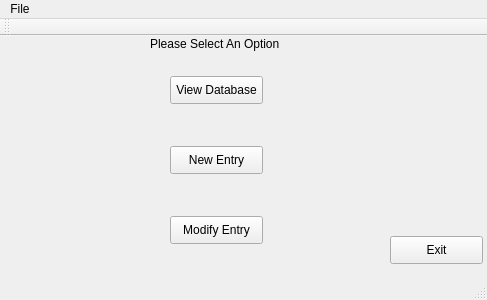
<?xml version="1.0" encoding="UTF-8"?>
<ui version="4.0">
 <class>MainWindow</class>
 <widget class="QMainWindow" name="MainWindow">
  <property name="geometry">
   <rect>
    <x>0</x>
    <y>0</y>
    <width>487</width>
    <height>300</height>
   </rect>
  </property>
  <property name="windowTitle">
   <string>MainWindow</string>
  </property>
  <widget class="QWidget" name="centralWidget">
   <widget class="QLabel" name="label">
    <property name="geometry">
     <rect>
      <x>150</x>
      <y>0</y>
      <width>141</width>
      <height>16</height>
     </rect>
    </property>
    <property name="text">
     <string>Please Select An Option</string>
    </property>
   </widget>
   <widget class="QPushButton" name="pushButton">
    <property name="geometry">
     <rect>
      <x>170</x>
      <y>40</y>
      <width>93</width>
      <height>28</height>
     </rect>
    </property>
    <property name="text">
     <string>View Database</string>
    </property>
   </widget>
   <widget class="QPushButton" name="pushButton_3">
    <property name="geometry">
     <rect>
      <x>170</x>
      <y>180</y>
      <width>93</width>
      <height>28</height>
     </rect>
    </property>
    <property name="text">
     <string>Modify Entry</string>
    </property>
   </widget>
   <widget class="QPushButton" name="pushButton_4">
    <property name="geometry">
     <rect>
      <x>390</x>
      <y>200</y>
      <width>93</width>
      <height>28</height>
     </rect>
    </property>
    <property name="text">
     <string>Exit</string>
    </property>
   </widget>
   <widget class="QPushButton" name="pushButton_2">
    <property name="geometry">
     <rect>
      <x>170</x>
      <y>110</y>
      <width>93</width>
      <height>28</height>
     </rect>
    </property>
    <property name="text">
     <string>New Entry</string>
    </property>
   </widget>
  </widget>
  <widget class="QMenuBar" name="menuBar">
   <property name="geometry">
    <rect>
     <x>0</x>
     <y>0</y>
     <width>487</width>
     <height>26</height>
    </rect>
   </property>
   <widget class="QMenu" name="menuNew">
    <property name="title">
     <string>File</string>
    </property>
    <addaction name="separator"/>
    <addaction name="actionModify"/>
    <addaction name="actionModify_2"/>
   </widget>
   <addaction name="menuNew"/>
  </widget>
  <widget class="QToolBar" name="mainToolBar">
   <attribute name="toolBarArea">
    <enum>TopToolBarArea</enum>
   </attribute>
   <attribute name="toolBarBreak">
    <bool>false</bool>
   </attribute>
  </widget>
  <widget class="QStatusBar" name="statusBar"/>
  <action name="actionModify">
   <property name="text">
    <string>New</string>
   </property>
  </action>
  <action name="actionModify_2">
   <property name="text">
    <string>Modify</string>
   </property>
  </action>
 </widget>
 <layoutdefault spacing="6" margin="11"/>
 <resources/>
 <connections/>
</ui>
